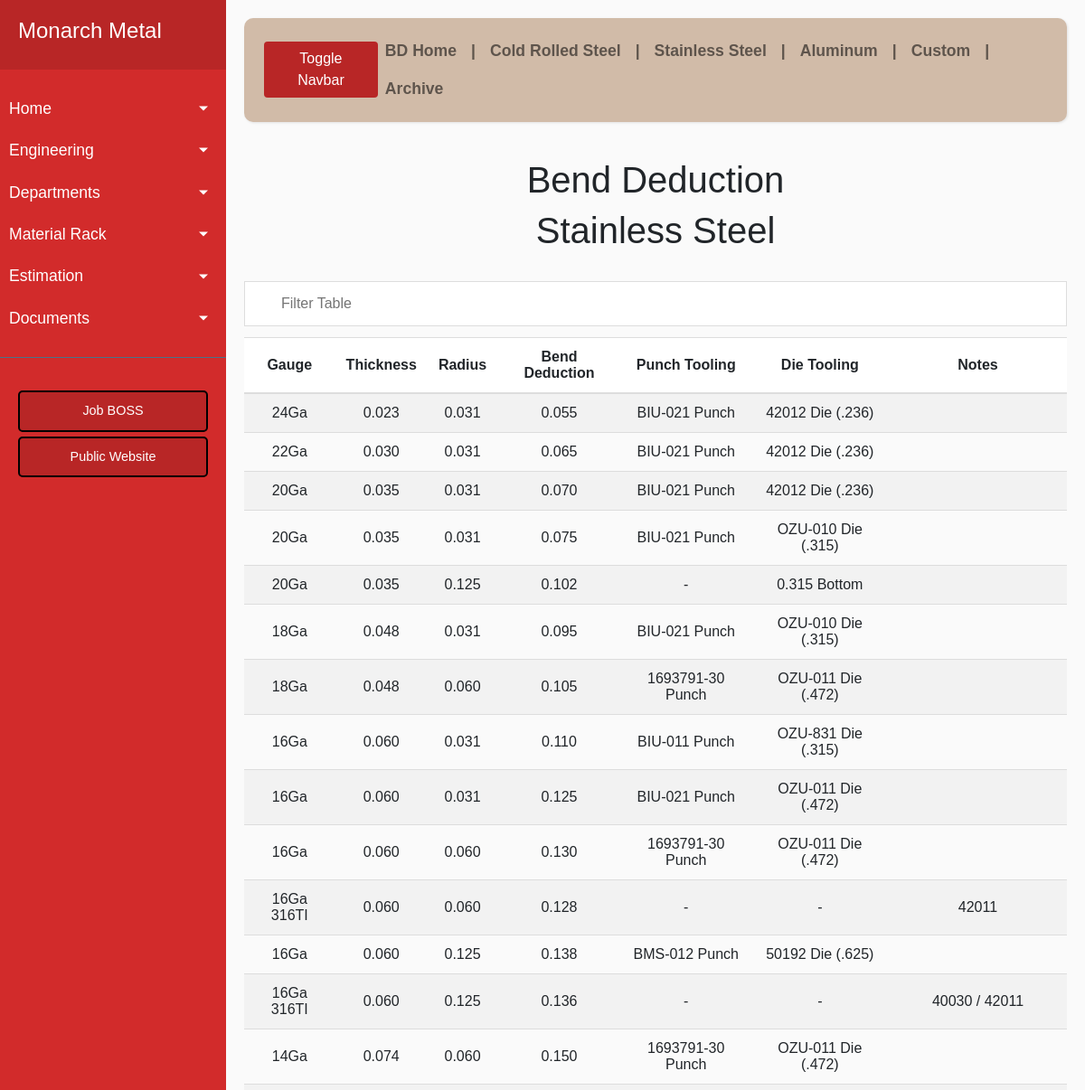
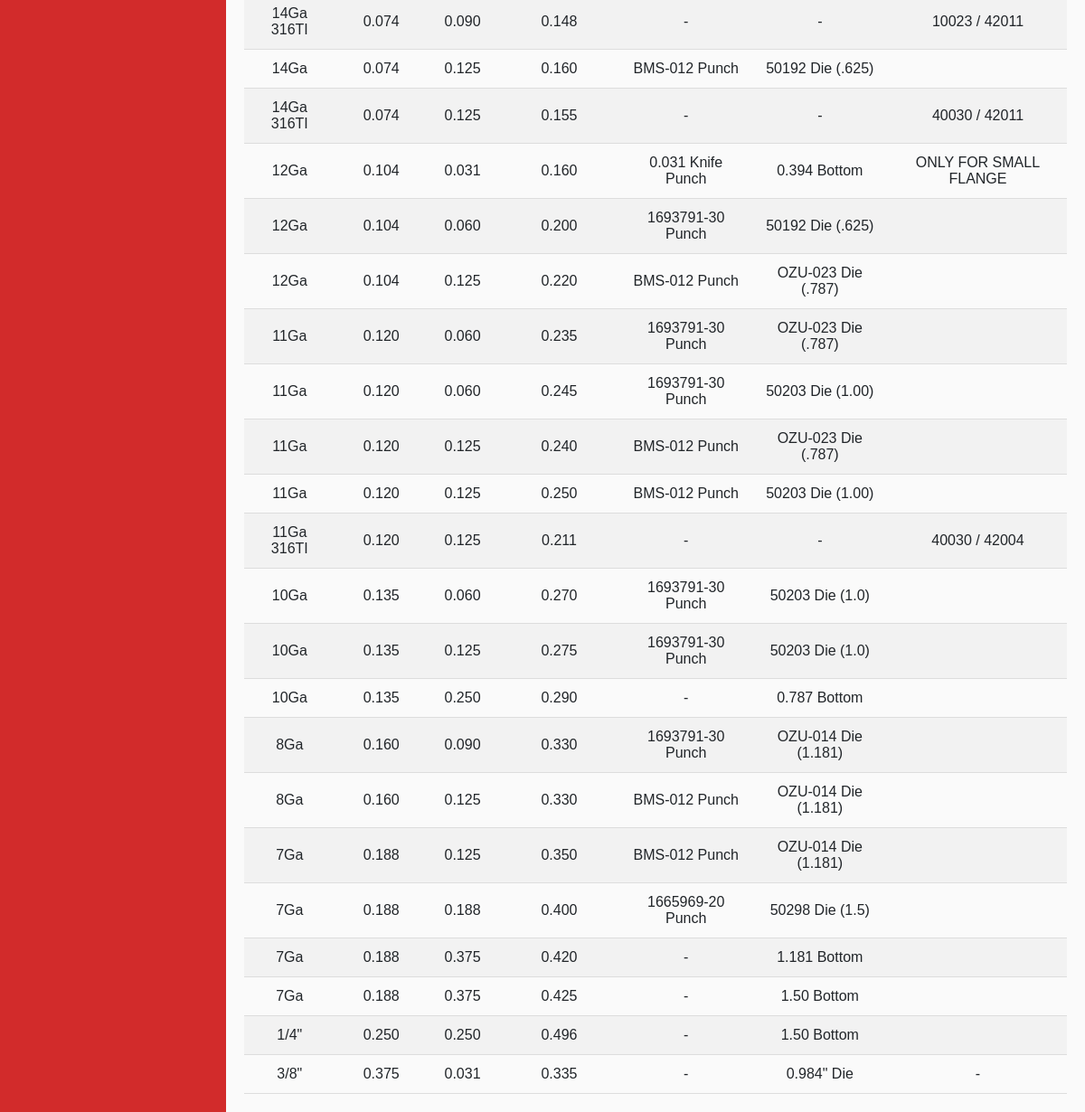
/bdsss, run on the app's committed database (2 pictures, top to bottom).
### app/models.py (models this page shows, shortened)
class Bendd(Base):
    __tablename__ = 'bendd'
    id = Column(Integer, primary_key=True)
    matl = Column(String(10))
    desc = Column(String(25))
    gauge = Column(String(10))
    thick = Column(String(50))
    rad = Column(String(50))
    bd = Column(String(50))
    pt = Column(String(120))
    dt = Column(String(120))
    notes = Column(String(120))

### app/routes.py (the view)
@app.route('/bdsss')
def bdsss():
    bds = Bendd.query.order_by('thick', 'rad').all()
    return render_template('bdsss.html', bds=bds)

### app/routes.py (called while the page is built)
@app.teardown_appcontext
def shutdown_session(exception=None):
    db_session.remove()

### app/templates/bdsss.html (shortened to what this page needs)
{% extends 'bdbase.html' %}
{% block content %}
    <h1 align='center'>Bend Deduction</h1>
    <h1 align='center'>Stainless Steel</h1>
    <br>
    <body>
        <input type="text" id="myInput" onkeyup="filterTable()" placeholder="Filter Table">
            <table id="myTable">
                <tr class="header">
                    <th scope="col">Gauge</th>
                    <th scope="col">Thickness</th>
                    <th scope="col">Radius</th>
                    <th scope="col">Bend Deduction</th>
                    <th scope="col">Punch Tooling</th>
                    <th scope="col">Die Tooling</th>
                    <th scope="col">Notes</th>
                </tr>
            {% for bd in bds %}
                {% if bd.desc == 'SSS' %}
                    <tr id={{ bd.id }}>
                        <td align='center'><a href="/edit_bd/{{ bd.id }}"> {{ bd.gauge }} </a></td>
                        <td align='center'> {{ bd.thick }} </td>
                        <td align='center'> {{ bd.rad }} </td>
                        <td align='center'> {{ bd.bd }} </td>
                        <td align='center'> {{ bd.pt }} </td>
                        <td align='center'> {{ bd.dt }} </td>
                        <td align='center'> {{ bd.notes }} </td>
                    </tr>
                {% endif %}
            {% endfor %}
            </table>
    </body>
{% endblock %}

### app/static/style.css (style rules this page uses)
* { font-family: 'Poppins', sans-serif; }
#myInput { background-image: url('https://www.w3schools.com/css/searchicon.png'); background-position: 10px 12px; background-repeat: no-repeat; width: 100%; font-size: 16px; padding: 12px 20px 12px 40px; border: 1px solid #ddd; margin-bottom: 12px; }
#myTable { border-collapse: collapse; width: 100%; font-size: 16px; }
#myTable th, #myTable td { text-align: center; padding: 12px; }
#myTable th { background: #ffffff; border-top: 1px solid #ddd; border-bottom: 2px solid #ddd; }
#myTable tr { border-bottom: 1px solid #ddd; }
#myTable tr:nth-child(even) { background-color: #f2f2f2; }
#myTable tr.header, #myTable tr:hover { background-color: #ddd; }
th { text-align: center; }
body { font-family: 'Poppins', sans-serif; background: #fafafa; }

### data on the page
Bendd: gauge "24Ga", thick "0.023", rad "0.031", bd "0.055", pt "BIU-021 Punch", dt "42012 Die (.236)"
Bendd: gauge "22Ga", thick "0.030", rad "0.031", bd "0.065", pt "BIU-021 Punch", dt "42012 Die (.236)"
Bendd: gauge "20Ga", thick "0.035", rad "0.031", bd "0.070", pt "BIU-021 Punch", dt "42012 Die (.236)"
Bendd: gauge "20Ga", thick "0.035", rad "0.031", bd "0.075", pt "BIU-021 Punch", dt "OZU-010 Die (.315)"
Bendd: gauge "20Ga", thick "0.035", rad "0.125", bd "0.102", pt "-", dt "0.315 Bottom"
Bendd: gauge "18Ga", thick "0.048", rad "0.031", bd "0.095", pt "BIU-021 Punch", dt "OZU-010 Die (.315)"
Bendd: gauge "18Ga", thick "0.048", rad "0.060", bd "0.105", pt "1693791-30 Punch", dt "OZU-011 Die (.472)"
Bendd: gauge "16Ga", thick "0.060", rad "0.031", bd "0.110", pt "BIU-011 Punch", dt "OZU-831 Die (.315)"
Bendd: gauge "16Ga", thick "0.060", rad "0.031", bd "0.125", pt "BIU-021 Punch", dt "OZU-011 Die (.472)"
Bendd: gauge "16Ga", thick "0.060", rad "0.060", bd "0.130", pt "1693791-30 Punch", dt "OZU-011 Die (.472)"
Bendd: gauge "16Ga 316TI", thick "0.060", rad "0.060", bd "0.128", pt "-", dt "-", notes "42011"
Bendd: gauge "16Ga", thick "0.060", rad "0.125", bd "0.138", pt "BMS-012 Punch", dt "50192 Die (.625)"
Bendd: gauge "16Ga 316TI", thick "0.060", rad "0.125", bd "0.136", pt "-", dt "-", notes "40030 / 42011"
Bendd: gauge "14Ga", thick "0.074", rad "0.060", bd "0.150", pt "1693791-30 Punch", dt "OZU-011 Die (.472)"
Bendd: gauge "14Ga 316TI", thick "0.074", rad "0.090", bd "0.148", pt "-", dt "-", notes "10023 / 42011"
Bendd: gauge "14Ga", thick "0.074", rad "0.125", bd "0.160", pt "BMS-012 Punch", dt "50192 Die (.625)"
Bendd: gauge "14Ga 316TI", thick "0.074", rad "0.125", bd "0.155", pt "-", dt "-", notes "40030 / 42011"
Bendd: gauge "12Ga", thick "0.104", rad "0.031", bd "0.160", pt "0.031 Knife Punch", dt "0.394 Bottom", notes "ONLY FOR SMALL FLANGE"
Bendd: gauge "12Ga", thick "0.104", rad "0.060", bd "0.200", pt "1693791-30 Punch", dt "50192 Die (.625)"
Bendd: gauge "12Ga", thick "0.104", rad "0.125", bd "0.220", pt "BMS-012 Punch", dt "OZU-023 Die (.787)"
Bendd: gauge "11Ga", thick "0.120", rad "0.060", bd "0.235", pt "1693791-30 Punch", dt "OZU-023 Die (.787)"
Bendd: gauge "11Ga", thick "0.120", rad "0.060", bd "0.245", pt "1693791-30 Punch", dt "50203 Die (1.00)"
Bendd: gauge "11Ga", thick "0.120", rad "0.125", bd "0.240", pt "BMS-012 Punch", dt "OZU-023 Die (.787)"
Bendd: gauge "11Ga", thick "0.120", rad "0.125", bd "0.250", pt "BMS-012 Punch", dt "50203 Die (1.00)"
Bendd: gauge "11Ga 316TI", thick "0.120", rad "0.125", bd "0.211", pt "-", dt "-", notes "40030 / 42004"
Bendd: gauge "10Ga", thick "0.135", rad "0.060", bd "0.270", pt "1693791-30 Punch", dt "50203 Die (1.0)"
Bendd: gauge "10Ga", thick "0.135", rad "0.125", bd "0.275", pt "1693791-30 Punch", dt "50203 Die (1.0)"
Bendd: gauge "10Ga", thick "0.135", rad "0.250", bd "0.290", pt "-", dt "0.787 Bottom"
Bendd: gauge "8Ga", thick "0.160", rad "0.090", bd "0.330", pt "1693791-30 Punch", dt "OZU-014 Die (1.181)"
Bendd: gauge "8Ga", thick "0.160", rad "0.125", bd "0.330", pt "BMS-012 Punch", dt "OZU-014 Die (1.181)"
Bendd: gauge "7Ga", thick "0.188", rad "0.125", bd "0.350", pt "BMS-012 Punch", dt "OZU-014 Die (1.181)"
Bendd: gauge "7Ga", thick "0.188", rad "0.188", bd "0.400", pt "1665969-20 Punch", dt "50298 Die (1.5)"
Bendd: gauge "7Ga", thick "0.188", rad "0.375", bd "0.420", pt "-", dt "1.181 Bottom"
Bendd: gauge "7Ga", thick "0.188", rad "0.375", bd "0.425", pt "-", dt "1.50 Bottom"
Bendd: gauge "1/4\"", thick "0.250", rad "0.250", bd "0.496", pt "-", dt "1.50 Bottom"
Bendd: gauge "3/8\"", thick "0.375", rad "0.031", bd "0.335", pt "-", dt "0.984\" Die", notes "-"
